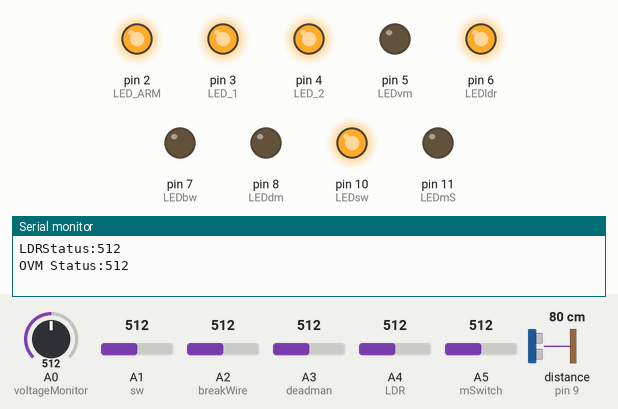
Simulated run of this sketch. Board: Arduino Uno, built with avr-gcc and run on an emulated ATmega328P. Shown: output pins drawn as LEDs (lit = HIGH), the last lines printed to the serial monitor. Wiring (inferred from the names in the program): ultrasonic range finder: trigger pin 12; echo pin 9. The inputs (shaded band) are chosen by the test bench; at power-on: distance to the obstacle (sensor on pin 9) 80 cm, A0 (voltageMonitor) = 512, A4 (LDR) = 512, A1 (sw) = 512, A2 (breakWire) = 512, A3 (deadman) = 512, A5 (mSwitch) = 512. The echo pulse lasts 58.3 µs per cm; pins used as bus, display or sensor lines are not drawn.

Above: at 3.7 s.
3.8 s: distance to the obstacle (sensor on pin 9) set to 38 cm
5.3 s: distance to the obstacle (sensor on pin 9) set to 33 cm
At 6.5 s:
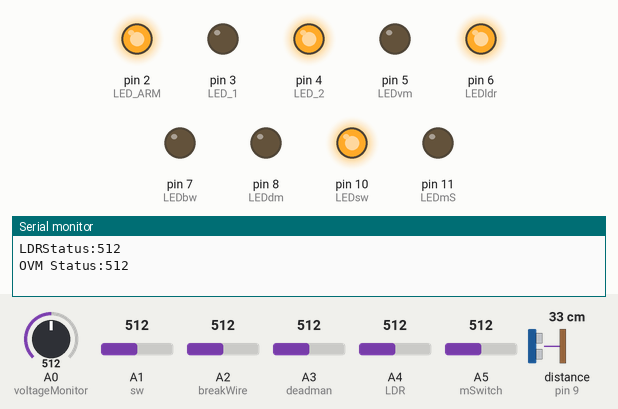
6.8 s: A0 (voltageMonitor) set to 111
8.3 s: A0 (voltageMonitor) set to 93
At 9.4 s:
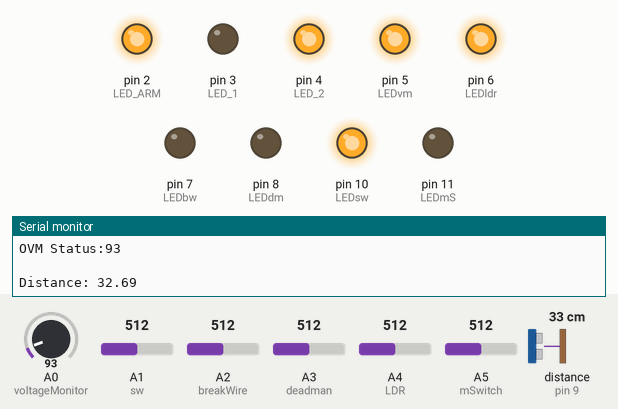
9.8 s: A4 (LDR) set to 732
11.3 s: A4 (LDR) set to 763
At 12.4 s:
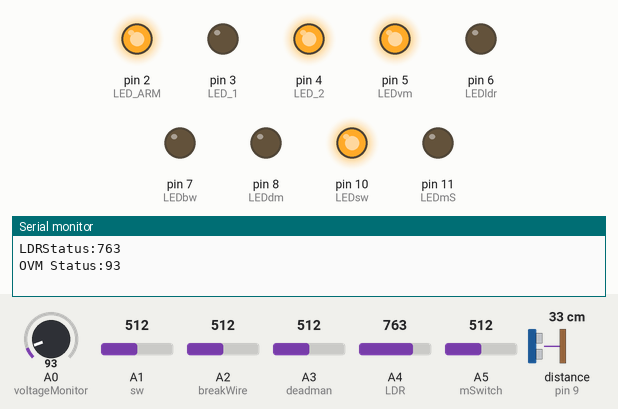
Timing chart, 0 to 13.9 s (numbered marks = the images above; inputs shaded):
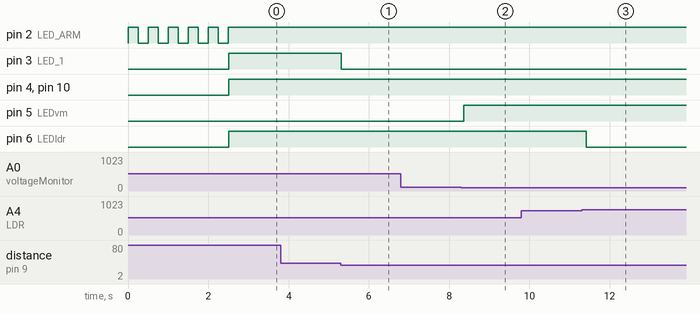

The sketch:

Cat_A_Training_IED.ino
```cpp
// Nathan Vititoe & Kevin Hodgson
const int LED_ARM = 2;

const int trigPin = 12;
const int echoPin = 9;
const int LED_1 = 3;
const int LED_2= 4;

const int voltageMonitor = A0;
const int LEDvm = 5;

const int LDR=A4;
const int LEDldr=6;

const int breakWire = A2;
const int LEDbw = 7;

const int deadman = A3;
const int LEDdm = 8;

const int sw = A1;
const int LEDsw = 10;

const int mSwitch = A5;
const int LEDmS = 11;

float duration, distance;

void setup()
{
  Serial.begin(9600);
  pinMode(trigPin, OUTPUT);
  pinMode(echoPin, INPUT);
  pinMode(LED_1,OUTPUT);
  pinMode (LED_2,OUTPUT);

  pinMode(voltageMonitor,INPUT);
  pinMode(LEDvm,OUTPUT);

  pinMode(LDR,INPUT);
  pinMode(LEDldr,OUTPUT);

  pinMode(breakWire,INPUT);
  pinMode(LEDbw,OUTPUT);

  pinMode(deadman, INPUT);
  pinMode(LEDdm, OUTPUT);

  pinMode(sw, INPUT);
  pinMode(LEDsw, OUTPUT);

  pinMode(mSwitch, INPUT);
  pinMode(LEDmS, OUTPUT);

  pinMode(LED_ARM,OUTPUT);

digitalWrite (LED_ARM,HIGH);
delay(250);
digitalWrite (LED_ARM,LOW);
delay(250);
digitalWrite (LED_ARM,HIGH);
delay(250);
digitalWrite (LED_ARM,LOW);
delay(250);
digitalWrite (LED_ARM,HIGH);
delay(250);
digitalWrite (LED_ARM,LOW);
delay(250);
digitalWrite (LED_ARM,HIGH);
delay(250);
digitalWrite (LED_ARM,LOW);
delay(250);
digitalWrite (LED_ARM,HIGH);
delay(250);
digitalWrite (LED_ARM,LOW);
delay(250);
digitalWrite (LED_ARM,HIGH);

}

void loop()
{
int LDRStatus = analogRead(LDR);
int monitorStatus = analogRead(voltageMonitor);
int breakWire_Status=analogRead(breakWire);
int deadman_Status = analogRead(deadman);
int sw_Status = analogRead(sw);
int mSwitch_Status = analogRead(mSwitch);


// Ultrasonic Sensor
 digitalWrite(trigPin, LOW);
 delayMicroseconds(2);
 digitalWrite(trigPin, HIGH);
 delayMicroseconds(10);
 digitalWrite(trigPin, LOW);
 duration = pulseIn(echoPin, HIGH);
 distance = (duration*.0343)/2;

  if (distance<20 || distance>35) {
    digitalWrite (LED_1,HIGH);
  }
  else {
    digitalWrite (LED_1,LOW);
  }
  if (distance<20 || distance>35) {
    digitalWrite (LED_2,HIGH);
  }

// Organic Voltage Monitor
  if (monitorStatus>1000||monitorStatus<100){
    digitalWrite(LEDvm,HIGH);
  }
  else{
    digitalWrite(LEDvm,LOW);
  }

// LDR
  if (LDRStatus > 1200 || LDRStatus < 750) {
    digitalWrite(LEDldr,HIGH);
  }
  else {
    digitalWrite(LEDldr,LOW);
  }

// Break Wire
if (breakWire_Status<100) {
    digitalWrite(LEDbw,HIGH);
  }
  else{
    digitalWrite(LEDbw,LOW);
  }

// Deadman
if (deadman_Status < 100){
  digitalWrite(LEDdm, HIGH);
}
else {
  digitalWrite(LEDdm, LOW);
}

// Microswitch
if (mSwitch_Status < 100){
  digitalWrite(LEDmS, HIGH);
}
else {
  digitalWrite(LEDmS, LOW);
}

//Switch cap
if (sw_Status>100){
  digitalWrite(LEDsw, HIGH);
}
else {
  digitalWrite(LEDsw, LOW);
}

Serial.print("Distance: ");
Serial.println(distance);
Serial.print("LDRStatus:");
Serial.println(LDRStatus);
Serial.print("OVM Status:");
Serial.println(monitorStatus);
Serial.println(" ");
delay(250);
}
```

Measured:
- the behaviour switches between 36 and 35 cm on distance to the obstacle (sensor on pin 9) (found by bisection; images 0 and 1)
- the behaviour switches between 100 and 99 on A0 (voltageMonitor) (found by bisection; images 1 and 2)
- the behaviour switches between 749 and 750 on A4 (LDR) (found by bisection; images 2 and 3)
- after the input at 5.3 s, pin 3 (LED_1): HIGH → LOW at once
- after the input at 8.3 s, pin 5 (LEDvm): LOW → HIGH after 0.07 s
- after the input at 11.3 s, pin 6 (LEDldr): HIGH → LOW after 0.12 s
